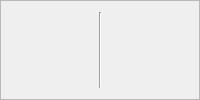
           <widget class="QFrame" name="frame_for_stats">
            <property name="frameShape">
             <enum>QFrame::StyledPanel</enum>
            </property>
            <property name="frameShadow">
             <enum>QFrame::Raised</enum>
            </property>
            <layout class="QHBoxLayout" name="horizontalLayout_16">
             <item>
              <layout class="QVBoxLayout" name="verticalLayout_15" stretch="2,1,1">
               <property name="spacing">
                <number>4</number>
               </property>
               <item>
                <widget class="QLabel" name="label_MultiPlayerSettings_IconUser">
                 <property name="minimumSize">
                  <size>
                   <width>0</width>
                   <height>0</height>
                  </size>
                 </property>
                 <property name="styleSheet">
                  <string notr="true">image: url(:/new/prefix1/res/user_icon.png);</string>
                 </property>
                 <property name="text">
                  <string/>
                 </property>
                </widget>
               </item>
               <item>
                <widget class="QLabel" name="label_MultiPlayerSettings_UserName">
                 <property name="styleSheet">
                  <string notr="true">font: 700 16px &quot;Consolas&quot;;
color: rgb(240, 240, 240);</string>
                 </property>
                 <property name="text">
                  <string>&lt;NAME&gt;</string>
                 </property>
                 <property name="alignment">
                  <set>Qt::AlignCenter</set>
                 </property>
                </widget>
               </item>
               <item>
                <widget class="QLabel" name="label_MultiPlayerSettings_ReadyHostUser">
                 <property name="styleSheet">
                  <string notr="true">font: 700 16px &quot;Consolas&quot;;
color: rgb(240, 240, 240);</string>
                 </property>
                 <property name="text">
                  <string>?</string>
                 </property>
                 <property name="alignment">
                  <set>Qt::AlignHCenter|Qt::AlignTop</set>
                 </property>
                </widget>
               </item>
              </layout>
             </item>
             <item>
              <widget class="Line" name="line_12">
               <property name="orientation">
                <enum>Qt::Vertical</enum>
               </property>
              </widget>
             </item>
             <item>
              <layout class="QVBoxLayout" name="verticalLayout_16" stretch="2,1,1">
               <property name="spacing">
                <number>4</number>
               </property>
               <item>
                <widget class="QLabel" name="label_MultiPlayerSettings_IconEnemy">
                 <property name="styleSheet">
                  <string notr="true">image: url(:/new/prefix1/res/loading_enemy.gif);</string>
                 </property>
                 <property name="text">
                  <string/>
                 </property>
                </widget>
               </item>
               <item>
                <widget class="QLabel" name="label_MultiPlayerSettings_EnemyName">
                 <property name="styleSheet">
                  <string notr="true">font: 700 16px &quot;Consolas&quot;;
color: rgb(240, 240, 240);</string>
                 </property>
                 <property name="text">
                  <string>?</string>
                 </property>
                 <property name="alignment">
                  <set>Qt::AlignCenter</set>
                 </property>
                </widget>
               </item>
               <item>
                <widget class="QLabel" name="label_MultiPlayerSettings_ReadyHostEnemy">
                 <property name="styleSheet">
                  <string notr="true">font: 700 16px &quot;Consolas&quot;;
color: rgb(240, 240, 240);</string>
                 </property>
                 <property name="text">
                  <string>?</string>
                 </property>
                 <property name="alignment">
                  <set>Qt::AlignHCenter|Qt::AlignTop</set>
                 </property>
                </widget>
               </item>
              </layout>
             </item>
            </layout>
           </widget>
